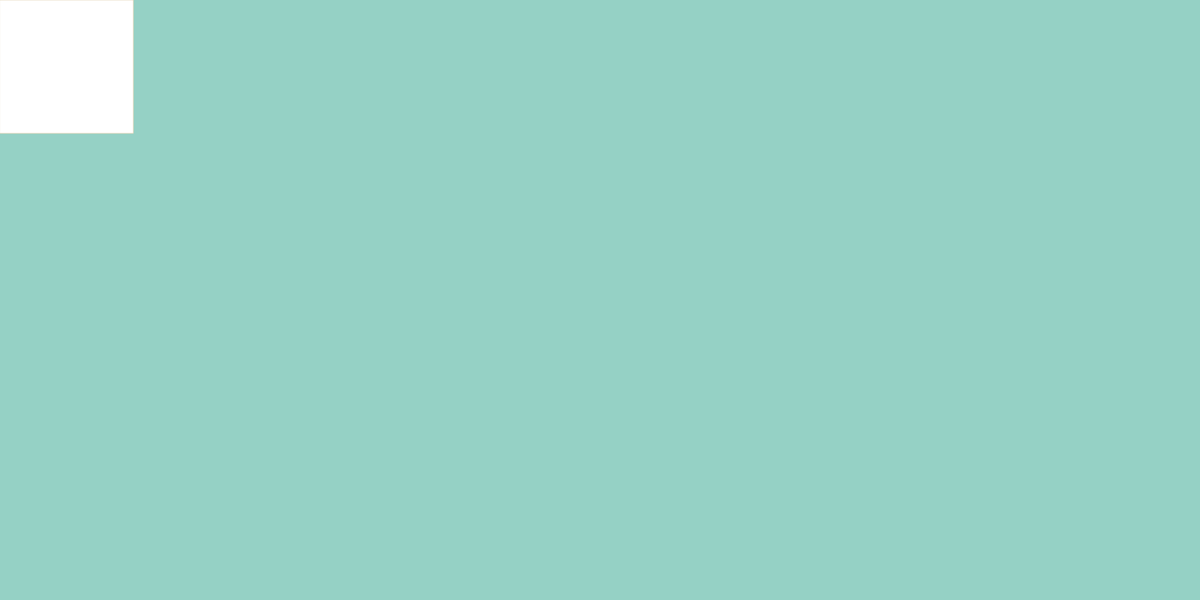
Frame 1 (no input)
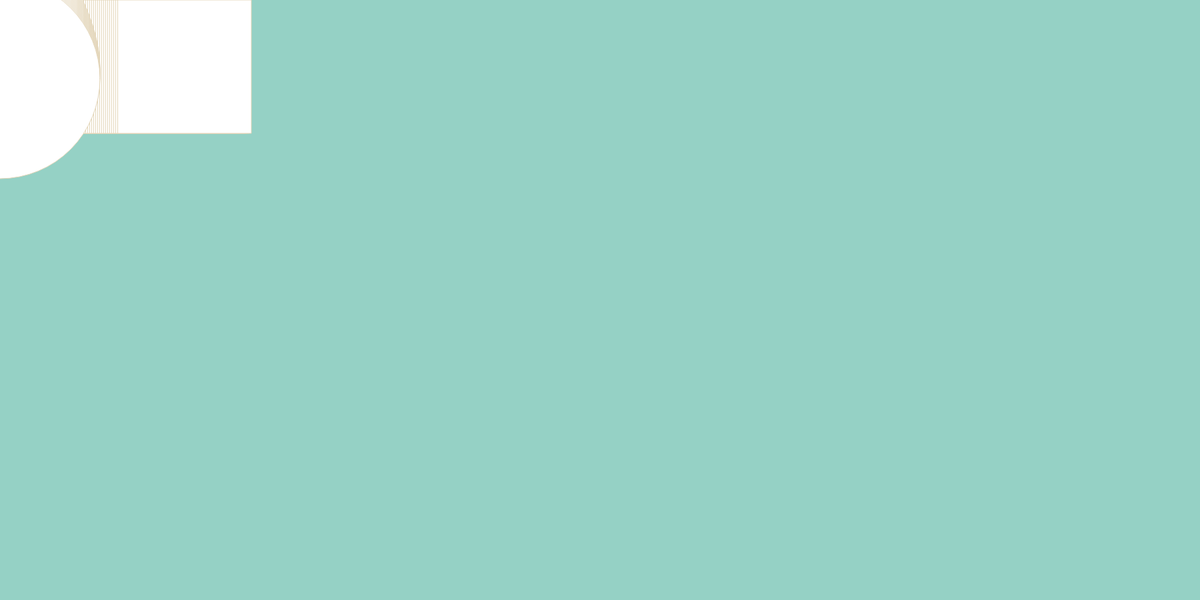
Frame 60 (no input)
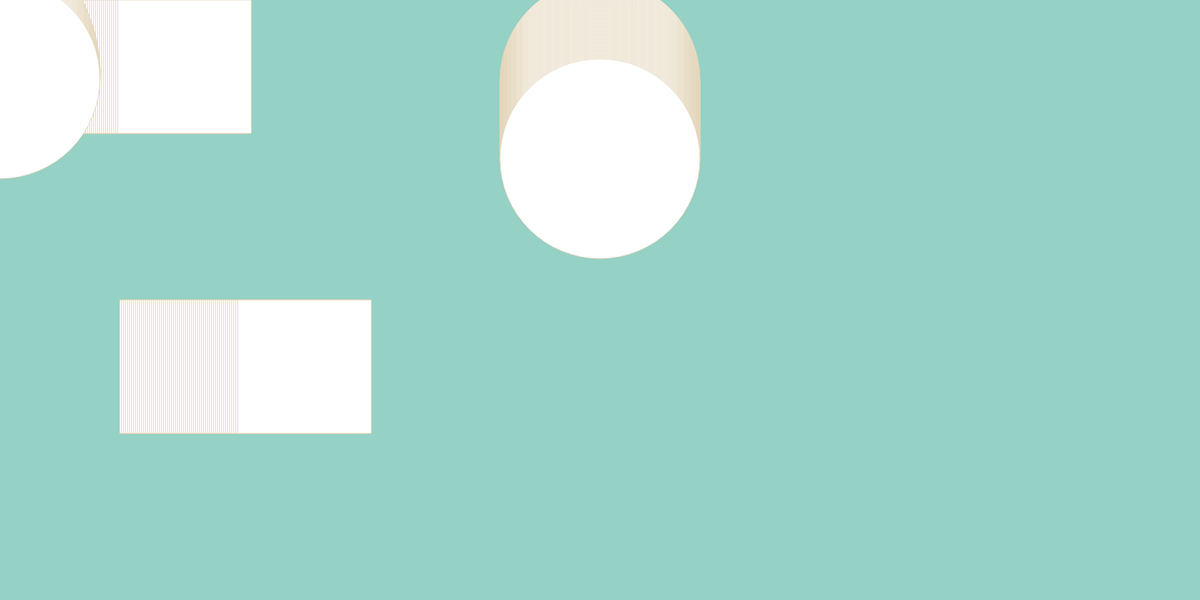
Frame 120 (the mouse pressed at the canvas centre since frame 60)

The p5.js sketch that drew these frames (run headless with seeded random() and noise() and a simulated clock; from frame 60 on, the mouse is pressed at the canvas centre):

// p5.js sketch
// ── sketch.js
var y = 0
var x = 0
var yspeed = 2
var xspeed = 3
var windowheight = 900
var width = 1800


function setup () {
		createCanvas (1800, 900);
		background (149,209,197);
	}

function draw () {
	    strokeWeight (1)
		stroke (227,213,184)



		ellipse(mouseX, y,300,300)
		rect(x, mouseY, 200, 200)


	    
	    y = y + yspeed;
	    x = x + xspeed;
	   

	    if (y > windowheight || y < 0) {
	    	yspeed =  - yspeed;
	    
	    }
	    if (x > width || x < 0 ) {
	    	xspeed = -xspeed;
	    }
 
	 
	}

	

// ── webpage.html
<!DOCTYPE html>
<html>
	<head>
		 <script src="https://cdnjs.cloudflare.com/ajax/libs/p5.js/0.5.16/p5.js"></script>
		 

		 <title>BOUNCY</title>


		 <script src="sketch.js"></script>
	</head>
	



</html>
